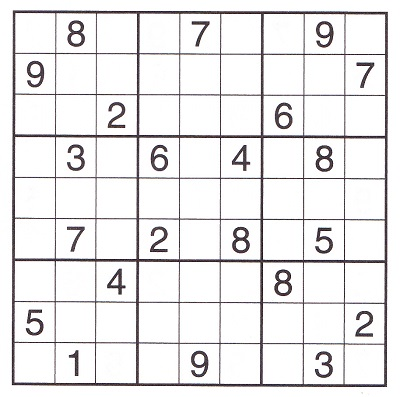
#> input picture data/sudoku1.jpg, 400 x 397 px, found by its file name
$ python aula08-5.py
#> lines starting #> are read from the running program, lines starting #| are printed output that depends on the picture; after the words box and inside, x2 and y2 are one past the last pixel; in counts of white or black regions, pixels touching at a corner belong together
#https://opencv-python-tutroals.readthedocs.io/en/latest/py_tutorials/py_imgproc/py_canny/py_canny.


import cv2
import numpy as np
from matplotlib import pyplot as plt

img = cv2.imread('data/sudoku1.jpg',cv2.IMREAD_GRAYSCALE)
#> img: shape (397, 400); min 10, max 255, mean 233.8


tresholdMin = 100
tresholdMax = 200


kernelSize = (5,5)

filtro = cv2.GaussianBlur(img,kernelSize,0)
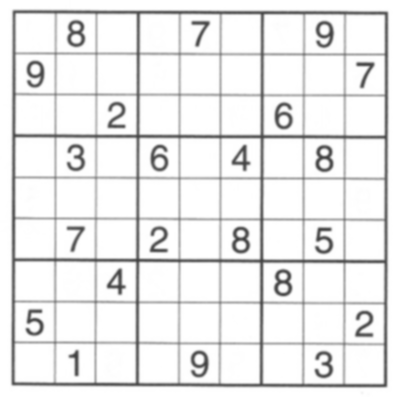
#> filtro: shape (397, 400); min 64, max 255, mean 233.8

edges = cv2.Canny(filtro,tresholdMin,tresholdMax)
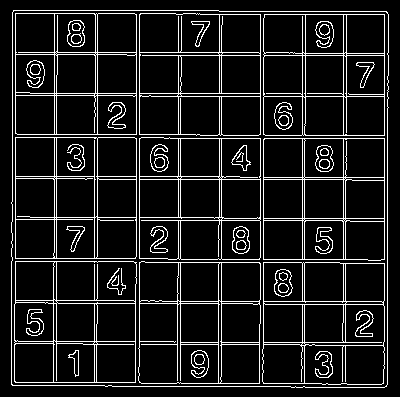
#> edges: shape (397, 400); 10.8% white in thin lines or dots, all inside (x1, y1, x2, y2) = (11, 10, 389, 388)

cv2.imshow('Original', img)
cv2.imshow('Canny',edges)

cv2.waitKey()

cv2.destroyAllWindows()

$ run again, with data/blob.jpg copied over data/sudoku1.jpg
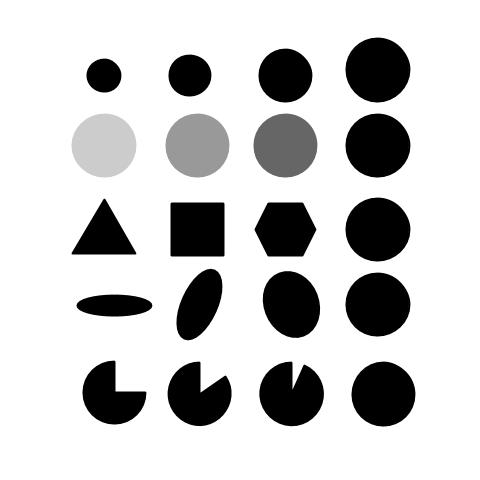
#> input picture data/blob.jpg, 480 x 480 px, found by its file name
#> img is the input picture: shape (480, 480); min 0, max 255, mean 203
#> `filtro = cv2.GaussianBlur(img,kernelSize,0)`:
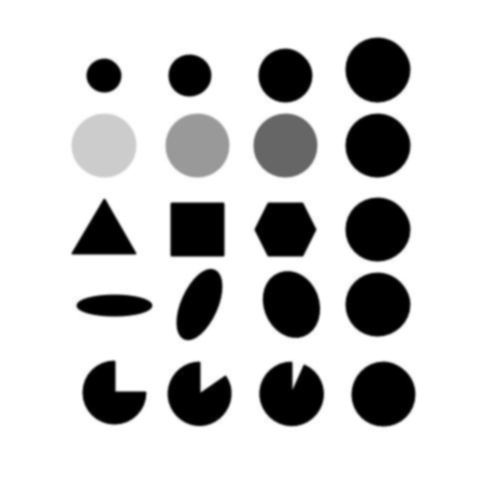
#> filtro: shape (480, 480); min 0, max 255, mean 203
#> `edges = cv2.Canny(filtro,tresholdMin,tresholdMax)`:
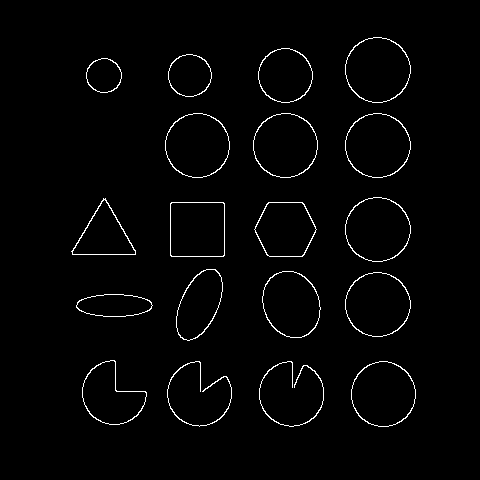
#> edges: shape (480, 480); 1.8% white in thin lines or dots, all inside (x1, y1, x2, y2) = (71, 37, 416, 427)
